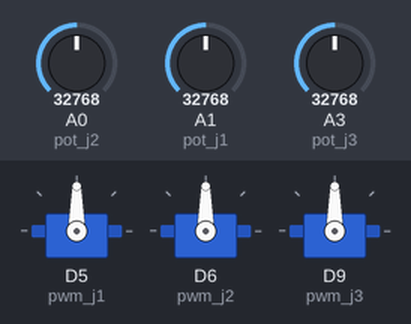
Bench run of a program on a simulated CircuitPython board. On the bench: 3 × servo. Inputs (shaded band) come from the test bench; at power-on: A0 (pot_j2) = 32768, A1 (pot_j1) = 32768, A3 (pot_j3) = 32768 (analog values on the 0–65535 scale). What the program prints to the serial console is not drawn.

Above: at 1.2 s.
1.3 s: A0 (pot_j2) set to 45874
At 2.0 s:
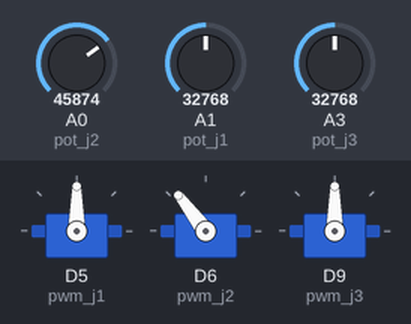
2.8 s: A1 (pot_j1) set to 45874
At 3.2 s:
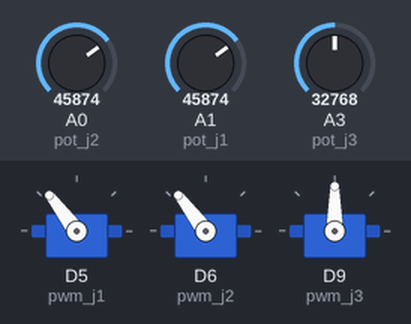
4.3 s: A3 (pot_j3) set to 45874
At 5.5 s:
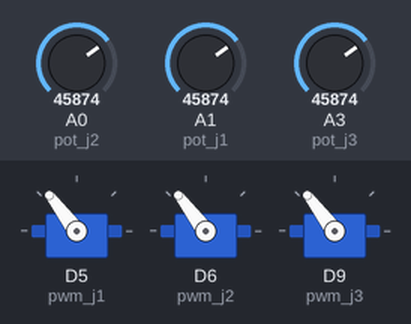
5.8 s: A0 (pot_j2) set to 57670
At 6.6 s:
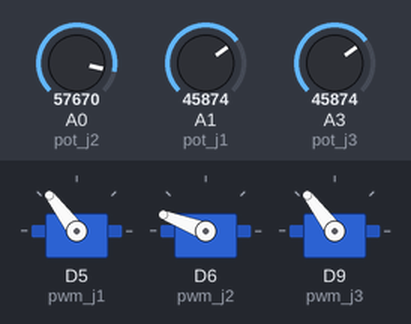
7.3 s: A1 (pot_j1) set to 57670
At 7.8 s:
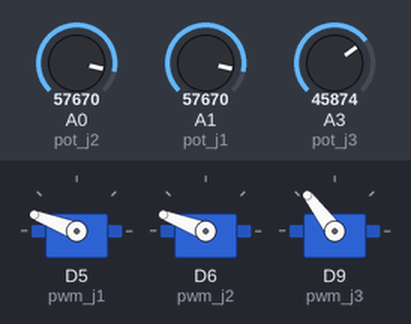
8.8 s: A3 (pot_j3) set to 57670
At 10.1 s:
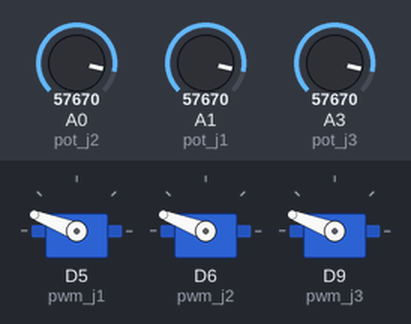
Timing chart, 0 to 11.3 s (numbered marks = the images above; inputs shaded):
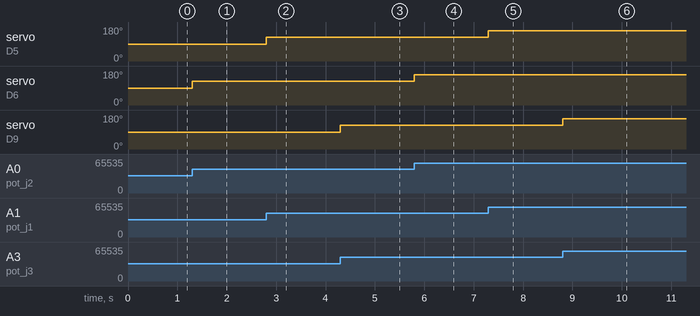

Measured:
- after the input at 1.3 s, servo on D6 (pwm_j2): 90° → 127° at once
- after the input at 2.8 s, servo on D5 (pwm_j1): 90° → 127° at once
- after the input at 4.3 s, servo on D9 (pwm_j3): 90° → 127° at once
- after the input at 5.8 s, servo on D6 (pwm_j2): 127° → 159° at once
- after the input at 7.3 s, servo on D5 (pwm_j1): 127° → 159° at once
- after the input at 8.8 s, servo on D9 (pwm_j3): 127° → 159° at once

The program:

circuitpython_three_joint_teleoperation_control.py
```python
# -*- coding: utf-8 -*-
"""CircuitPython Three-Joint Teleoperation Control

Automatically generated by Colab.

Original file is located at
    https://colab.research.google.com/drive/1TQVn4aHoTxc-xuCtQYlDJnbE5qwDRSUK
"""

# CircuitPython Code for Robot Arm Three-Joint Teleoperation Control
# Controls three servo joints (J1, J2: MG996R; J3: SG90) using three potentiometers.
#
# TARGET BOARD: Adafruit Feather RP2040
# This code requires the following libraries (to be placed in your 'lib' folder):
# - adafruit_motor
# - adafruit_bus_device
#
# WIRING (Feather RP2040 Pinout):
# ----------------------------------------------------
# POTENTIOMETER 1 (J1 Control) Signal 	-> board.A1 (GPIO 27) (Analog)
# POTENTIOMETER 2 (J2 Control) Signal 	-> board.A0 (GPIO 26) (Analog)
# POTENTIOMETER 3 (J3 Control) Signal 	-> board.A3 (GPIO 29) (Analog)
#
# SERVO 1 (J1 Actuator, MG996R) Signal 	-> board.D5 (GPIO 6) <--- NEW, SAFE DIGITAL PIN
# SERVO 2 (J2 Actuator, MG996R) Signal 	-> board.D6 (GPIO 7) <--- NEW, SAFE DIGITAL PIN
# SERVO 3 (J3 Actuator, SG90) Signal 	-> board.D9 (GPIO 4) <--- NEW, SAFE DIGITAL PIN
#
# SHARED VCC/GND -> Dedicated External 5V Power Supply/GND (CRITICAL FOR MG996R)

import board
import time
import pwmio
import analogio
from adafruit_motor import servo
from simpleio import map_range

# ---------------------------
# --- HARDWARE DEFINITIONS ---
# ---------------------------

# Pin Definitions
POT_J1_PIN = board.A1 		    # Pot for Joint 1 (Base/Shoulder)
POT_J2_PIN = board.A0 		    # Pot for Joint 2 (Elbow)
POT_J3_PIN = board.A3 		    # Pot for Joint 3 (Wrist/Gripper)

# *** UPDATED SERVO PINS ***
SERVO_J1_PIN = board.D5 		# Joint 1 MG996R
SERVO_J2_PIN = board.D6 		# Joint 2 MG996R
SERVO_J3_PIN = board.D9 		# Joint 3 SG90

PWM_FREQ = 50 	                # Standard servo frequency (50Hz)

# Servo Pulse Widths
# MG996R (J1 & J2)
MG996R_MIN_PULSE = 400
MG996R_MAX_PULSE = 2600
# SG90 (J3)
SG90_MIN_PULSE = 500
SG90_MAX_PULSE = 2500

# --- CRITICAL CALIBRATION VALUES (Assumed equal for all pots) ---
POT_MIN_RAW = 88
POT_MAX_RAW = 65200

# ---------------------------
# --- MAIN INITIALIZATION ---
# ---------------------------

# 1. Initialize PWM and Servos
try:
    # Joint 1 Servo (MG996R)
    pwm_j1 = pwmio.PWMOut(SERVO_J1_PIN, duty_cycle=2 ** 15, frequency=PWM_FREQ)
    my_servo_j1 = servo.Servo(pwm_j1, min_pulse=MG996R_MIN_PULSE, max_pulse=MG996R_MAX_PULSE)

    # Joint 2 Servo (MG996R)
    pwm_j2 = pwmio.PWMOut(SERVO_J2_PIN, duty_cycle=2 ** 15, frequency=PWM_FREQ)
    my_servo_j2 = servo.Servo(pwm_j2, min_pulse=MG996R_MIN_PULSE, max_pulse=MG996R_MAX_PULSE)

    # Joint 3 Servo (SG90) - Uses specific pulse widths
    pwm_j3 = pwmio.PWMOut(SERVO_J3_PIN, duty_cycle=2 ** 15, frequency=PWM_FREQ)
    my_servo_j3 = servo.Servo(pwm_j3, min_pulse=SG90_MIN_PULSE, max_pulse=SG90_MAX_PULSE)


    # CRITICAL SAFETY STEP: Set all servos to a safe, central position (90 degrees)
    my_servo_j1.angle = 90
    my_servo_j2.angle = 90
    my_servo_j3.angle = 90
except Exception as e:
    print(f"Error initializing Servos: {e}")
    raise e

# 2. Initialize Analog Input (Potentiometers)
try:
    pot_j1 = analogio.AnalogIn(POT_J1_PIN)
    pot_j2 = analogio.AnalogIn(POT_J2_PIN)
    pot_j3 = analogio.AnalogIn(POT_J3_PIN)
except Exception as e:
    print(f"Error initializing AnalogIn: {e}")
    raise e

print("Robot Arm 3-DOF Control Initialized. Ready for teleoperation.")


# ---------------------------
# --- MAIN CONTROL LOOP ---
# ---------------------------

while True:

    # --- Joint 1 Control (MG996R) ---
    raw_value_j1 = pot_j1.value
    angle_j1 = map_range(raw_value_j1, POT_MIN_RAW, POT_MAX_RAW, 0, 180)
    angle_j1 = max(0, min(180, angle_j1))
    my_servo_j1.angle = int(round(angle_j1))

    # --- Joint 2 Control (MG996R) ---
    raw_value_j2 = pot_j2.value
    angle_j2 = map_range(raw_value_j2, POT_MIN_RAW, POT_MAX_RAW, 0, 180)
    angle_j2 = max(0, min(180, angle_j2))
    my_servo_j2.angle = int(round(angle_j2))

    # --- Joint 3 Control (SG90) ---
    raw_value_j3 = pot_j3.value
    angle_j3 = map_range(raw_value_j3, POT_MIN_RAW, POT_MAX_RAW, 0, 180)
    angle_j3 = max(0, min(180, angle_j3))
    my_servo_j3.angle = int(round(angle_j3))

    # NO DELAY: Loop runs as fast as possible for responsiveness.
```
